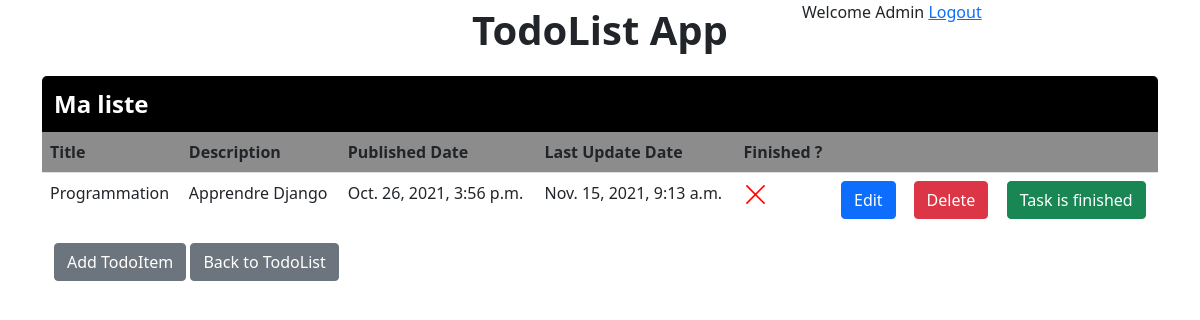
/2/ (signed in), run on the app's committed database.
### TodoList/models.py (models this page shows, shortened)
class TodoListHasTodoItem(models.Model):
    todolist=models.ForeignKey(TodoList,on_delete=models.CASCADE)
    todoitem=models.ForeignKey(TodoItem,on_delete=models.CASCADE)

class TodoList(models.Model):
    name=models.CharField(max_length=200)
    pub_date=models.DateTimeField('date published',auto_now_add=True)
    update_date=models.DateTimeField('last update date',auto_now=True)

class TodoItem(models.Model):
    title=models.CharField(max_length=200)
    description=models.CharField(max_length=400)
    pub_date=models.DateTimeField('date published',auto_now_add=True)
    update_date=models.DateTimeField('last update date',auto_now=True)
    finished=models.BooleanField(default=False)

### TodoList/views.py (the view)
# urls.py: path('<int:pk_list>/', views.readTodoList, name='readTodoList'),
@login_required
def readTodoList(request,pk_list):
    if UserHasTodoList.objects.filter(user=request.user,todolist=pk_list):
        list=TodoListHasTodoItem.objects.filter(todolist=pk_list)
        return render(request,'TodoList/readTodoList.html',{'list':list,'pk_list':pk_list})
    else:
        messages.error(request,'Access Denied')
        return HttpResponseRedirect(reverse('TodoList:index'))

### TodoList/templates/TodoList/readTodoList.html (shortened to what this page needs)
{% extends 'TodoList/base.html' %}
{% block content %}
<div class="container">
    {% if list %}
    <div class="row">
        <div class="col-12 sub_title">
            {{list.0.todolist.name}}
        </div>
    </div>
    <div class="row">
        <table class="table">
            <thead>
                <th>Title</th>
                <th>Description</th>
                <th>Published Date</th>
                <th>Last Update Date</th>
                <th>Finished ?</th>
                <th></th><th></th><th></th>
            </thead>
            <tbody>
                {% for l in list %}
                    <tr>
                        <td>{{l.todoitem.title}}</td>
                        <td>{{l.todoitem.description}}</td>
                        <td>{{l.todoitem.pub_date}}</td>
                        <td>{{l.todoitem.update_date}}</td>
                        <td>
                        </td>
                        <td><a class="btn btn-primary" href="{% url 'TodoList:updateTodoItem' pk_list l.todoitem.id %}">Edit</a></td>
                        <td><a class="btn btn-danger" href="{% url 'TodoList:deleteTodoItem' pk_list l.todoitem.id %}">Delete</a></td>
                        <td>
                            <form action="{% url 'TodoList:toggleFinished' pk_list l.todoitem.id %}" method="POST">
                                {% if l.todoitem.finished %}
                                    <button type=submit class="btn btn-danger">Task is not finished</button>
                                {% else %}
                                    <button type=submit class="btn btn-success"> Task is finished</button>
                                {% endif %}
                            </form>
                        </td>
                    </tr>
                {% endfor %}
            </tbody>
        </table>
    </div>
    {% else %}
        <div class="row">
            <div class="col-12 text-center">
                There are no TodoItem
            </div>
        </div>
    {% endif %}
    <div class="row">
        <div class="col-12">
            <a class="btn btn-secondary" href="{% url 'TodoList:addTodoItem' pk_list %}">Add TodoItem</a>
            <a class="btn btn-secondary" href="{% url 'TodoList:index' %}">Back to TodoList</a>
        </div>
    </div>
</div>
{% endblock %}

### TodoList/templates/TodoList/base.html (shortened to what this page needs)
<!DOCTYPE html>
<html lang="en">
  <head>
    <link href="https://cdn.jsdelivr.net/npm/bootstrap@5.1.3/dist/css/bootstrap.min.css" rel="stylesheet">
    {% load static %}
    <link rel="stylesheet" type="text/css" href="{% static 'TodoList/style.css' %}">
  </head>
  <body>
    <div class="container">
      <div class="row">
        <div class="col-12 col-md-4 offset-md-4 fs-1 fw-bold text-center pb-3">
          TodoList App
        </div>
        {% if user.is_authenticated %}
          <div class="col-12 col-md-4">
            Welcome {{user.get_username}}
            <a href="{% url 'logout'%}">Logout</a>
          </div>
        {% endif %}
      </div>
      {% block content %}{% endblock %}
    </div>
  </body>
</html>

### TodoList/static/TodoList/style.css (style rules this page uses)
.sub_title { font-size: 150%; font-weight: bold; background-color: black; color:white; border-top-left-radius: 5px; border-top-right-radius: 5px; padding-top: 10px; padding-bottom: 10px; }
table { padding:0; }
thead { background-color: rgb(141, 140, 140); }
.table>:not(:first-child) { border:none; }
td { border: none; text-overflow:ellipsis ; }

### data on the page
TodoListHasTodoItem: todolist.name "Ma liste", todoitem "Programmation", todoitem.description "Apprendre Django", todoitem.pub_date "Oct. 26, 2021, 3:56 p.m.", todoitem.update_date "Nov. 15, 2021, 9:13 a.m.", shows "Task is finished"

### other printed values
{{ user.get_username }} "Admin"
